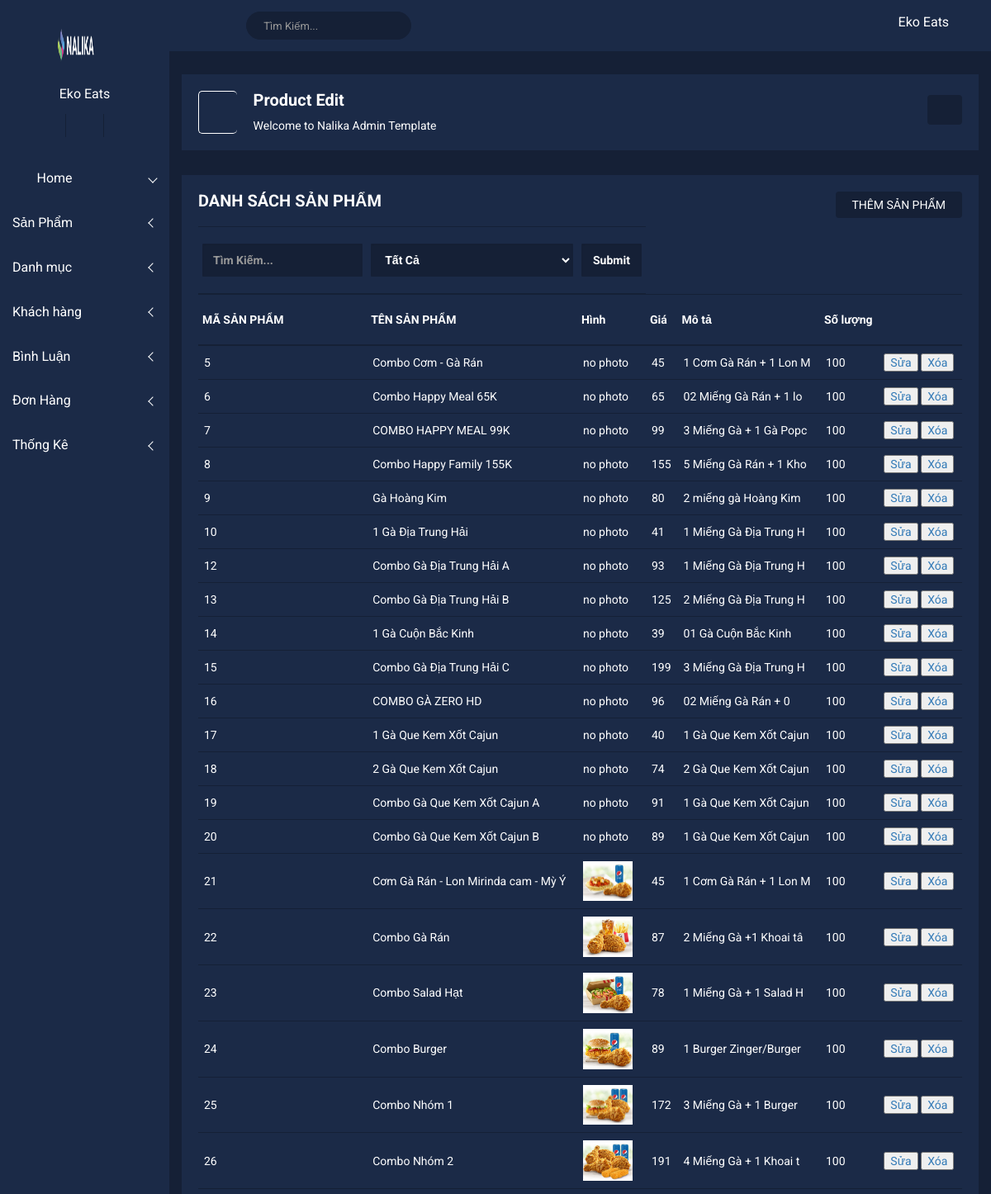
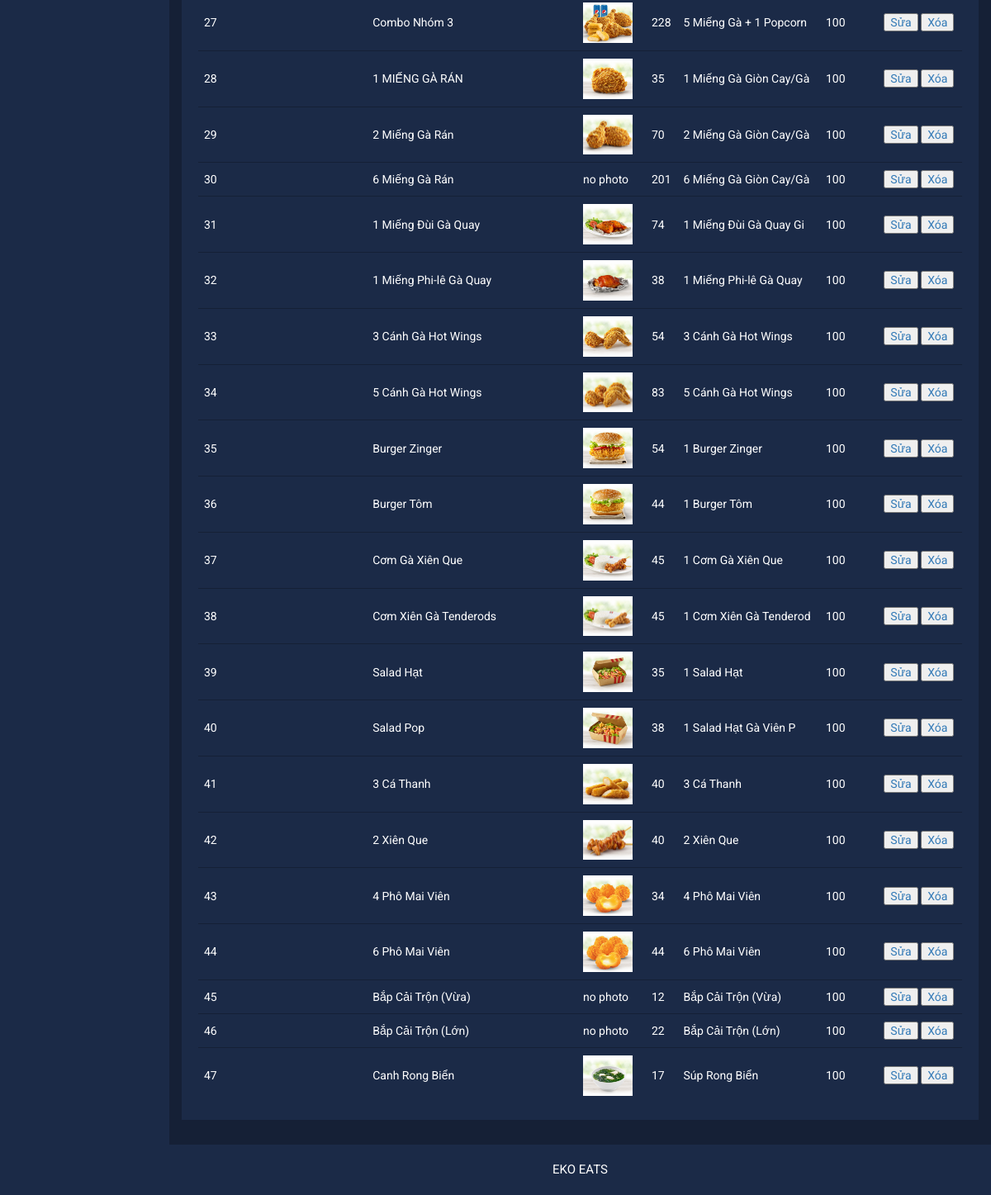
The page /admin/index.php?act=dssp on the database its author committed (2 pictures, top to bottom).
### tables this page shows
CREATE TABLE `sanpham` (
  `id` int NOT NULL,
  `name` varchar(255) NOT NULL,
  `price` double(10,2) NOT NULL DEFAULT '0.00',
  `img` varchar(255) NOT NULL,
  `soluong` int NOT NULL,
  `iddm` int NOT NULL,
  `mota` varchar(22) NOT NULL
);

### model/pdo.php (called while the page is built, shortened)
<?php
function pdo_get_connection(){
    $dburl = "mysql:host=localhost;dbname=duanmau25;charset=utf8";
    $username = 'root';
    $password = '';
    $conn = new PDO($dburl, $username, $password);
    $conn->setAttribute(PDO::ATTR_ERRMODE, PDO::ERRMODE_EXCEPTION);
    return $conn;
}
function pdo_query($sql){
    $sql_args = array_slice(func_get_args(), 1);
    try{
        $conn = pdo_get_connection();
        $stmt = $conn->prepare($sql);
        $stmt->execute($sql_args);
        $rows = $stmt->fetchAll();
        return $rows;
    }
    catch(PDOException $e){
        throw $e;
    }
    finally{
        unset($conn);
    }
}

### model/sanpham.php (called while the page is built, shortened)
<?php
function loadall_sp($kyw="",$iddm=0){
    $sql="SELECT * FROM sanpham WHERE 1";
    $sql.=" order by id asc";
    $listsp = pdo_query($sql);
    return $listsp;
}

### admin/sanpham/dssp.php (the view, shortened to what this page needs)
<div class="breadcome-area">
                <div class="container-fluid">
                    <div class="row">
                        <div class="col-lg-12 col-md-12 col-sm-12 col-xs-12">
                            <div class="breadcome-list">
                                <div class="row">
                                    <div class="col-lg-6 col-md-6 col-sm-6 col-xs-6">
                                        <div class="breadcomb-wp">
											<div class="breadcomb-icon">
												<i class="icon nalika-home"></i>
											</div>
											<div class="breadcomb-ctn">
												<h2>Product Edit</h2>
												<p>Welcome to Nalika <span class="bread-ntd">Admin Template</span></p>
											</div>
										</div>
                                    </div>
                                    <div class="col-lg-6 col-md-6 col-sm-6 col-xs-6">
                                        <div class="breadcomb-report">
											<button data-toggle="tooltip" data-placement="left" title="Download Report" class="btn"><i class="icon nalika-download"></i></button>
										</div>
                                    </div>
                                </div>
                            </div>
                        </div>
                    </div>
                </div>
            </div>
        </div>
        <div class="single-product-tab-area mg-b-30">
<div class="product-status mg-b-30">
            <div class="container-fluid">
                <div class="row">
                    <div class="col-lg-12 col-md-12 col-sm-12 col-xs-12">
                        <div class="product-status-wrap">
                            <h4>DANH SÁCH SẢN PHẨM</h4>
                            <div class="add-product">
                                <a href="index.php?act=themsp">THÊM SẢN PHẨM</a>
                            </div>
                            <table>
                                <tr>
                                    <form role="search" action="index.php?act=dssp" method="POST" class="">
                                    <th>
										<input type="text" name="kyw" placeholder="Tìm Kiếm..." class="form-control">
									</th>
                                    <th>
                                    <select name="iddm" class="form-control">
                                        <option value="0" selected>Tất Cả</option>
                                    </select>
                                    </th>
                                    <th><input type="submit" name="listok" class="form-control"></th>
                                    </form>
                                </tr>
                                <tr>
                                    <th>MÃ SẢN PHẨM</th>
                                    <th>TÊN SẢN PHẨM</th>
                                    <th>Hình</th>
                                    <th>Giá</th>
                                    <th>Mô tả</th>
                                    <th>Số lượng</th>
                                    <th></th>
                                </tr>
                                <tr>
                                <?php
                      foreach ($listsp as $sp) {
                          extract($sp);
                         $suasp="index.php?act=suasp&id=".$id;
                         $xoasp="index.php?act=xoasp&id=".$id;
                         $img="../upload/".$img;
                         if (is_file($img)) {
                            $img="<img src='".$img."' height='80'>";
                        }else{
                            $img="no photo";
                        }
                         echo '<tr>
                         <td>'.$id.'</td>
                        <td>'.$name.'</td>
                        <td>'.$img.'</td>
                        <td>'.$price.'</td>
                        <td>'.$mota.'</td>
                        <td>'.$soluong.'</td>
                        <td><a href="'.$suasp.'"><input type="button" value="Sửa"></a> <a href="'.$xoasp.'">   <input type="button" value="Xóa"></a></td>
                     </tr>';
                       }
                ?>
                                </tr>
                            </table>
                        </div>
                    </div>
                </div>
            </div>
        </div>

### admin/header.php (shortened to what this page needs)
<!doctype html>
<html class="no-js" lang="en">
<head>
    <link rel="stylesheet" href="css/bootstrap.min.css">
    <link rel="stylesheet" href="css/font-awesome.min.css">
    <link rel="stylesheet" href="css/nalika-icon.css">
    <link rel="stylesheet" href="css/owl.carousel.css">
    <link rel="stylesheet" href="css/owl.theme.css">
    <link rel="stylesheet" href="css/owl.transitions.css">
    <link rel="stylesheet" href="css/animate.css">
    <link rel="stylesheet" href="css/normalize.css">
    <link rel="stylesheet" href="css/meanmenu.min.css">
    <link rel="stylesheet" href="css/main.css">
    <link rel="stylesheet" href="css/morrisjs/morris.css">
    <link rel="stylesheet" href="css/scrollbar/jquery.mCustomScrollbar.min.css">
    <link rel="stylesheet" href="css/metisMenu/metisMenu.min.css">
    <link rel="stylesheet" href="css/metisMenu/metisMenu-vertical.css">
    <link rel="stylesheet" href="css/calendar/fullcalendar.min.css">
    <link rel="stylesheet" href="css/calendar/fullcalendar.print.min.css">
    <link rel="stylesheet" href="../admin/style.css">
    <link rel="stylesheet" href="css/responsive.css">
</head>
<body>
    <div class="left-sidebar-pro">
        <nav id="sidebar" class="">
            <div class="nalika-profile">
                <div class="profile-dtl">
                    <a href="../view/index.php"><img src="../asset/img/logo.png" alt="" /></a>
                    <h2>Eko <span class="min-dtn">Eats</span></h2>
                </div>
                <div class="profile-social-dtl">
                    <ul class="dtl-social">
                        <li><a href="#"><i class="icon nalika-facebook"></i></a></li>
                        <li><a href="#"><i class="icon nalika-twitter"></i></a></li>
                        <li><a href="#"><i class="icon nalika-linkedin"></i></a></li>
                    </ul>
                </div>
            </div>
            <div class="left-custom-menu-adp-wrap comment-scrollbar">
                <nav class="sidebar-nav left-sidebar-menu-pro">
                    <ul class="metismenu" id="menu1">
                        <li class="active"><a class="has-arrow" href="index.php?act=home">
                                <i class="icon nalika-home icon-wrap"></i>
                                <span class="mini-click-non">Home</span>
                            </a>
                        </li>
                        <li>
                            <a class="has-arrow" href="product-list.html">
                                <span class="mini-click-non">Sản Phẩm</span>
                            </a>
                        </li>
                        <li>
                            <a class="has-arrow" href="inndex.php?act=dsdm" aria-expanded="false"> <span
                                    class="mini-click-non">Danh mục</span></a>
                        </li>
                        <li>
                            <a class="has-arrow" href="index.php?act=dstk" aria-expanded="false"><span
                                    class="mini-click-non">Khách hàng</span></a>
                        </li>
                        <li>
                            <a class="has-arrow" href="index.php?act=dsbl" aria-expanded="false"><span class="mini-click-non">Bình Luận</span></a>
                        </li>
                        <li>
                            <a class="has-arrow" href="index.php?act=dsdh" aria-expanded="false"><span
                                    class="mini-click-non">Đơn Hàng </span></a>
                        </li>
                        <li>
                            <a class="has-arrow" href="index.php?act=dsthongke" aria-expanded="false"><span
                                    class="mini-click-non">Thống Kê</span></a>
                        </li>
                    </ul>
                </nav>
            </div>
        </nav>
    </div>
    <div class="all-content-wrapper">
        <div class="container-fluid">
            <div class="row">
                <div class="col-lg-12 col-md-12 col-sm-12 col-xs-12">
                    <div class="logo-pro">
                        <a href="index.html"><img class="main-logo" src="img/logo/logo.png" alt="" /></a>
                    </div>
                </div>
            </div>
        </div>
        <div class="header-advance-area">
            <div class="header-top-area">
                <div class="container-fluid">
                    <div class="row">
                        <div class="col-lg-12 col-md-12 col-sm-12 col-xs-12">
                            <div class="header-top-wraper">
                                <div class="row">
                                    <div class="col-lg-1 col-md-0 col-sm-1 col-xs-12">
                                        <div class="menu-switcher-pro">
                                            <button type="button" id="sidebarCollapse"
                                                class="btn bar-button-pro header-drl-controller-btn btn-info navbar-btn">
                                                <i class="icon nalika-menu-task"></i>
                                            </button>
                                        </div>
                                    </div>
                                    <div class="col-lg-6 col-md-7 col-sm-6 col-xs-12">
                                        <div class="header-top-menu tabl-d-n hd-search-rp">
                                            <div class="breadcome-heading">
                                                <form role="search" class="">
                                                    <input type="text" placeholder="Tìm Kiếm..." class="form-control">
                                                    <a href=""><i class="fa fa-search"></i></a>
                                                </form>
                                            </div>
                                        </div>
                                    </div>
                                    <div class="col-lg-5 col-md-5 col-sm-12 col-xs-12">
                                        <div class="header-right-info">
                                            <ul class="nav navbar-nav mai-top-nav header-right-menu">
                                                <li class="nav-item">
                                                    <a href="#" data-toggle="dropdown" role="button"
                                                        aria-expanded="false" class="nav-link dropdown-toggle">
                                                        <i class="icon nalika-user"></i>
                                                        <span class="admin-name">Eko Eats</span>
                                                        <i class="icon nalika-down-arrow nalika-angle-dw"></i>
                                                    </a>
                                                </li>
                                                <li class="nav-item nav-setting-open">
                                                </li>
                                            </ul>
                                        </div>
                                    </div>
                                </div>
                            </div>
                        </div>
                    </div>
                </div>
            </div>

### admin/index.php (shortened to what this page needs)
<?php
    include("../model/pdo.php");
    include("../model/sanpham.php");
    include("../model/donhang.php");
    include "header.php";
    if(isset($_GET['act'])&&($_GET['act']!="")){
        $act=$_GET['act'];
        switch($act){
            case "dssp":
            if(isset($_POST['listok'])&&($_POST['listok'])){
                $kyw= $_POST['kyw'];
                $iddm= $_POST['iddm'];
            } else{
                $kyw= '';
                $iddm =0;
            }
            $listsp = loadall_sp($kyw,$iddm);
                include "sanpham/dssp.php";
                break;
        }
    }else{
        include "home.php";
    }
    include "footer.php";
?>

### admin/footer.php (shortened to what this page needs)
<footer>
  <div class="footer-copyright-area">
    <div class="container-fluid">
      <div class="row">
        <div class="col-lg-12">
          <div class="footer-copy-right">
            <p>EKO EATS </p>
          </div>
        </div>
      </div>
    </div>
  </div>
  </div>
</body>
</html>

### admin/css/main.css (style rules this page uses)
html { color: #222; font-size: 1em; line-height: 1.4; }
audio, canvas, iframe, img, svg, video { vertical-align: middle; }

### admin/css/metisMenu/metisMenu-vertical.css (style rules this page uses)
.sidebar-nav { background: #fff; }
.sidebar-nav ul { padding: 0; margin: 0; list-style: none; background: #1b2a47; }
.sidebar-nav .metismenu { background: #1b2a47; display: -webkit-box; display: -ms-flexbox; display: flex; -webkit-box-orient: vertical; -webkit-box-direction: normal; -ms-flex-direction: column; flex-direction: column; }
.sidebar-nav .metismenu li + li { margin-top: 5px; }
.sidebar-nav .metismenu li:first-child { margin-top: 5px; }
.sidebar-nav .metismenu li:last-child { margin-bottom: 5px; }
.sidebar-nav .metismenu > li { display: -webkit-box; display: -ms-flexbox; display: flex; -webkit-box-orient: vertical; -webkit-box-direction: normal; -ms-flex-direction: column; flex-direction: column; position: relative; }
.sidebar-nav .metismenu a { position: relative; display: block; padding: 13px 15px; color: #fff; outline-width: 0; transition: all .3s ease-out; font-size:16px; }
.sidebar-nav .metismenu li .icon-wrap { margin-right:10px; font-size:20px; }

### rows shown on the page
sanpham: id "5", name "Combo Cơm - Gà Rán", img "no photo", price "45", mota "1 Cơm Gà Rán + 1 Lon M", soluong "100"
sanpham: id "6", name "Combo Happy Meal 65K", img "no photo", price "65", mota "02 Miếng Gà Rán + 1 lo", soluong "100"
sanpham: id "7", name "COMBO HAPPY MEAL 99K", img "no photo", price "99", mota "3 Miếng Gà + 1 Gà Popc", soluong "100"
sanpham: id "8", name "Combo Happy Family 155K", img "no photo", price "155", mota "5 Miếng Gà Rán + 1 Kho", soluong "100"
sanpham: id "9", name "Gà Hoàng Kim", img "no photo", price "80", mota "2 miếng gà Hoàng Kim", soluong "100"
sanpham: id "10", name "1 Gà Địa Trung Hải", img "no photo", price "41", mota "1 Miếng Gà Địa Trung H", soluong "100"
sanpham: id "12", name "Combo Gà Địa Trung Hải A", img "no photo", price "93", mota "1 Miếng Gà Địa Trung H", soluong "100"
sanpham: id "13", name "Combo Gà Địa Trung Hải B", img "no photo", price "125", mota "2 Miếng Gà Địa Trung H", soluong "100"
sanpham: id "14", name "1 Gà Cuộn Bắc Kinh", img "no photo", price "39", mota "01 Gà Cuộn Bắc Kinh", soluong "100"
sanpham: id "15", name "Combo Gà Địa Trung Hải C", img "no photo", price "199", mota "3 Miếng Gà Địa Trung H", soluong "100"
sanpham: id "16", name "COMBO GÀ ZERO HD", img "no photo", price "96", mota "02 Miếng Gà Rán + 0", soluong "100"
sanpham: id "17", name "1 Gà Que Kem Xốt Cajun", img "no photo", price "40", mota "1 Gà Que Kem Xốt Cajun", soluong "100"
sanpham: id "18", name "2 Gà Que Kem Xốt Cajun", img "no photo", price "74", mota "2 Gà Que Kem Xốt Cajun", soluong "100"
sanpham: id "19", name "Combo Gà Que Kem Xốt Cajun A", img "no photo", price "91", mota "1 Gà Que Kem Xốt Cajun", soluong "100"
sanpham: id "20", name "Combo Gà Que Kem Xốt Cajun B", img "no photo", price "89", mota "1 Gà Que Kem Xốt Cajun", soluong "100"
sanpham: id "21", name "Cơm Gà Rán - Lon Mirinda cam - Mỳ Ý", shows a picture, price "45", mota "1 Cơm Gà Rán + 1 Lon M", soluong "100"
sanpham: id "22", name "Combo Gà Rán", shows a picture, price "87", mota "2 Miếng Gà +1 Khoai tâ", soluong "100"
sanpham: id "23", name "Combo Salad Hạt", shows a picture, price "78", mota "1 Miếng Gà + 1 Salad H", soluong "100"
sanpham: id "24", name "Combo Burger", shows a picture, price "89", mota "1 Burger Zinger/Burger", soluong "100"
sanpham: id "25", name "Combo Nhóm 1", shows a picture, price "172", mota "3 Miếng Gà + 1 Burger", soluong "100"
sanpham: id "26", name "Combo Nhóm 2", shows a picture, price "191", mota "4 Miếng Gà + 1 Khoai t", soluong "100"
sanpham: id "27", name "Combo Nhóm 3", shows a picture, price "228", mota "5 Miếng Gà + 1 Popcorn", soluong "100"
sanpham: id "28", name "1 MIẾNG GÀ RÁN", shows a picture, price "35", mota "1 Miếng Gà Giòn Cay/Gà", soluong "100"
sanpham: id "29", name "2 Miếng Gà Rán", shows a picture, price "70", mota "2 Miếng Gà Giòn Cay/Gà", soluong "100"
sanpham: id "30", name "6 Miếng Gà Rán", img "no photo", price "201", mota "6 Miếng Gà Giòn Cay/Gà", soluong "100"
sanpham: id "31", name "1 Miếng Đùi Gà Quay", shows a picture, price "74", mota "1 Miếng Đùi Gà Quay Gi", soluong "100"
sanpham: id "32", name "1 Miếng Phi-lê Gà Quay", shows a picture, price "38", mota "1 Miếng Phi-lê Gà Quay", soluong "100"
sanpham: id "33", name "3 Cánh Gà Hot Wings", shows a picture, price "54", mota "3 Cánh Gà Hot Wings", soluong "100"
sanpham: id "34", name "5 Cánh Gà Hot Wings", shows a picture, price "83", mota "5 Cánh Gà Hot Wings", soluong "100"
sanpham: id "35", name "Burger Zinger", shows a picture, price "54", mota "1 Burger Zinger", soluong "100"
sanpham: id "36", name "Burger Tôm", shows a picture, price "44", mota "1 Burger Tôm", soluong "100"
sanpham: id "37", name "Cơm Gà Xiên Que", shows a picture, price "45", mota "1 Cơm Gà Xiên Que", soluong "100"
sanpham: id "38", name "Cơm Xiên Gà Tenderods", shows a picture, price "45", mota "1 Cơm Xiên Gà Tenderod", soluong "100"
sanpham: id "39", name "Salad Hạt", shows a picture, price "35", mota "1 Salad Hạt", soluong "100"
sanpham: id "40", name "Salad Pop", shows a picture, price "38", mota "1 Salad Hạt Gà Viên P", soluong "100"
sanpham: id "41", name "3 Cá Thanh", shows a picture, price "40", mota "3 Cá Thanh", soluong "100"
sanpham: id "42", name "2 Xiên Que", shows a picture, price "40", mota "2 Xiên Que", soluong "100"
sanpham: id "43", name "4 Phô Mai Viên", shows a picture, price "34", mota "4 Phô Mai Viên", soluong "100"
sanpham: id "44", name "6 Phô Mai Viên", shows a picture, price "44", mota "6 Phô Mai Viên", soluong "100"
sanpham: id "45", name "Bắp Cải Trộn (Vừa)", img "no photo", price "12", mota "Bắp Cải Trộn (Vừa)", soluong "100"
sanpham: id "46", name "Bắp Cải Trộn (Lớn)", img "no photo", price "22", mota "Bắp Cải Trộn (Lớn)", soluong "100"
sanpham: id "47", name "Canh Rong Biển", shows a picture, price "17", mota "Súp Rong Biển", soluong "100"
